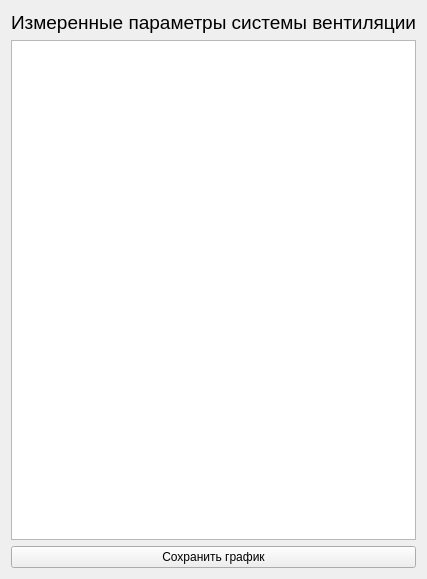
      <widget class="QWidget" name="page_12">
       <layout class="QGridLayout" name="gridLayout_14">
        <item row="1" column="0">
         <widget class="QLabel" name="label_24">
          <property name="sizePolicy">
           <sizepolicy hsizetype="Preferred" vsizetype="Fixed">
            <horstretch>0</horstretch>
            <verstretch>0</verstretch>
           </sizepolicy>
          </property>
          <property name="text">
           <string>&lt;html&gt;&lt;head/&gt;&lt;body&gt;&lt;p&gt;&lt;span style=&quot; font-size:14pt;&quot;&gt;Измеренные параметры системы вентиляции&lt;/span&gt;&lt;/p&gt;&lt;/body&gt;&lt;/html&gt;</string>
          </property>
         </widget>
        </item>
        <item row="2" column="0">
         <widget class="QTableWidget" name="tableWidget_8">
          <property name="sizePolicy">
           <sizepolicy hsizetype="Expanding" vsizetype="Preferred">
            <horstretch>0</horstretch>
            <verstretch>0</verstretch>
           </sizepolicy>
          </property>
          <property name="minimumSize">
           <size>
            <width>0</width>
            <height>500</height>
           </size>
          </property>
          <property name="alternatingRowColors">
           <bool>true</bool>
          </property>
         </widget>
        </item>
        <item row="3" column="0">
         <widget class="QPushButton" name="pushButton_7">
          <property name="text">
           <string>Сохранить график</string>
          </property>
         </widget>
        </item>
       </layout>
      </widget>
